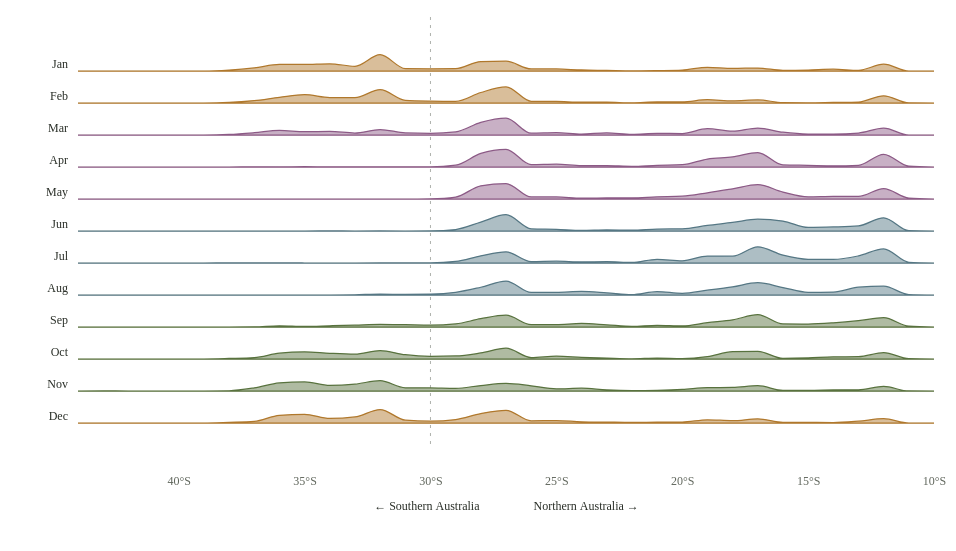

The specification (Vega-Lite) saved for this image:
### Vega specification from a JSON file in a GitHub repository (floating-point values rounded to 4 significant figures; data arrays with more than 128 entries replaced by an {"elided": "..."} marker saying what was removed)
{"$schema": "https://vega.github.io/schema/vega/v5.json", "width": 856, "height": 450, "padding": {"left": 46, "right": 10, "top": 16, "bottom": 40}, "background": "transparent", "autosize": {"type": "pad", "contains": "padding"}, "config": {"text": {"font": "Bricolage Grotesque", "fill": "#292e27"}, "axis": {"labelFont": "Bricolage Grotesque", "titleFont": "Bricolage Grotesque", "labelFontSize": 12, "titleFontSize": 12, "titleFontWeight": 500, "labelColor": "#60665c", "titleColor": "#292e27", "domain": false, "ticks": false, "gridColor": "#e0dccf", "gridOpacity": 0.75, "labelPadding": 8, "titlePadding": 14}, "legend": {"labelFont": "Bricolage Grotesque", "titleFont": "Bricolage Grotesque", "labelFontSize": 11, "titleFontSize": 11, "titleFontWeight": 500, "labelColor": "#60665c", "titleColor": "#292e27", "gradientThickness": 9, "gradientLength": 130, "padding": 8}}, "description": "Monthly latitude distributions of rainbow bee-eater records. Each ridge is normalised to that month’s bee-eater records, at one-degree latitude bins. Peaks show where records concentrate, not a bird’s flight path.", "data": [{"name": "ridges", "values": {"elided": "420 records"}}, {"name": "months", "values": [{"month": 1, "label": "Jan", "season": "Summer", "count": 2655, "medianLatitude": -30, "southOf30": 1343, "southShare": 0.5058}, {"month": 2, "label": "Feb", "season": "Summer", "count": 2045, "medianLatitude": -28, "southOf30": 943, "southShare": 0.4611}, {"month": 3, "label": "Mar", "season": "Autumn", "count": 2367, "medianLatitude": -27, "southOf30": 607, "southShare": 0.2564}, {"month": 4, "label": "Apr", "season": "Autumn", "count": 2196, "medianLatitude": -19, "southOf30": 29, "southShare": 0.01321}, {"month": 5, "label": "May", "season": "Autumn", "count": 2469, "medianLatitude": -18, "southOf30": 6, "southShare": 0.00243}, {"month": 6, "label": "Jun", "season": "Winter", "count": 3254, "medianLatitude": -18, "southOf30": 5, "southShare": 0.001537}, {"month": 7, "label": "Jul", "season": "Winter", "count": 3653, "medianLatitude": -17, "southOf30": 9, "southShare": 0.002464}, {"month": 8, "label": "Aug", "season": "Winter", "count": 3757, "medianLatitude": -18, "southOf30": 96, "southShare": 0.02555}, {"month": 9, "label": "Sep", "season": "Spring", "count": 3724, "medianLatitude": -19, "southOf30": 444, "southShare": 0.1192}, {"month": 10, "label": "Oct", "season": "Spring", "count": 5620, "medianLatitude": -28, "southOf30": 2307, "southShare": 0.4105}, {"month": 11, "label": "Nov", "season": "Spring", "count": 3567, "medianLatitude": -30, "southOf30": 1784, "southShare": 0.5001}, {"month": 12, "label": "Dec", "season": "Summer", "count": 2392, "medianLatitude": -29, "southOf30": 1139, "southShare": 0.4762}]}], "scales": [{"name": "x", "type": "linear", "domain": [-44, -10], "range": "width", "nice": false, "zero": false}, {"name": "season", "type": "ordinal", "domain": ["Summer", "Autumn", "Winter", "Spring"], "range": ["#b0782c", "#8c5a86", "#557784", "#58723e"]}], "axes": [{"orient": "bottom", "scale": "x", "values": [-40, -35, -30, -25, -20, -15, -10], "title": "← Southern Australia                  Northern Australia →", "encode": {"labels": {"update": {"text": {"signal": "abs(datum.value)+'°S'"}}}}}], "marks": [{"type": "rule", "encode": {"enter": {"x": {"scale": "x", "value": -30}, "y": {"value": 0}, "y2": {"value": 430}, "stroke": {"value": "#60665c"}, "strokeDash": {"value": [3, 5]}, "strokeOpacity": {"value": 0.5}}}}, {"type": "group", "from": {"facet": {"name": "series", "data": "ridges", "groupby": ["month", "season"]}}, "encode": {"enter": {"y": {"signal": "(datum.month-1)*32+22"}, "height": {"value": 32}, "width": {"signal": "width"}}}, "marks": [{"type": "rule", "encode": {"enter": {"x": {"value": 0}, "x2": {"signal": "width"}, "y": {"value": 32}, "stroke": {"value": "#d5d0c1"}, "strokeWidth": {"value": 0.6}}}}, {"type": "area", "from": {"data": "series"}, "sort": {"field": "datum.latitude"}, "encode": {"enter": {"x": {"scale": "x", "field": "latitude"}, "y": {"signal": "32-datum.share*99.2"}, "y2": {"value": 32}, "fill": {"scale": "season", "field": "season"}, "fillOpacity": {"value": 0.48}, "stroke": {"scale": "season", "field": "season"}, "strokeWidth": {"value": 1.25}, "interpolate": {"value": "monotone"}}}}, {"type": "symbol", "from": {"data": "series"}, "encode": {"enter": {"x": {"scale": "x", "field": "latitude"}, "y": {"signal": "32-datum.share*99.2"}, "size": {"value": 90}, "fill": {"value": "transparent"}, "tooltip": {"signal": "{'Month':datum.label,'Latitude':abs(datum.latitude)+'°S','Bee-eater records':format(datum.count,','),'Share of month':format(datum.share,'.1%')}"}}}}]}, {"type": "text", "from": {"data": "months"}, "encode": {"enter": {"x": {"value": -10}, "y": {"signal": "(datum.month-1)*32+51"}, "text": {"field": "label"}, "align": {"value": "right"}, "fontSize": {"value": 12}}}}]}
